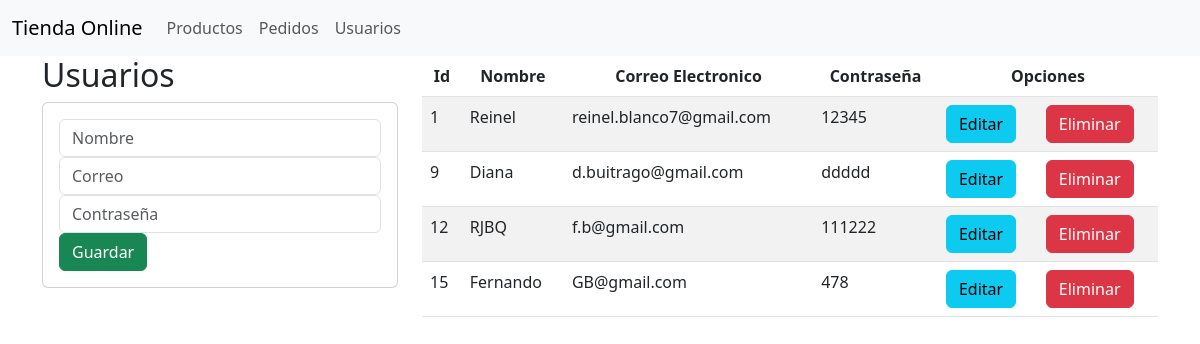
The app's page /usuarios/, older data.
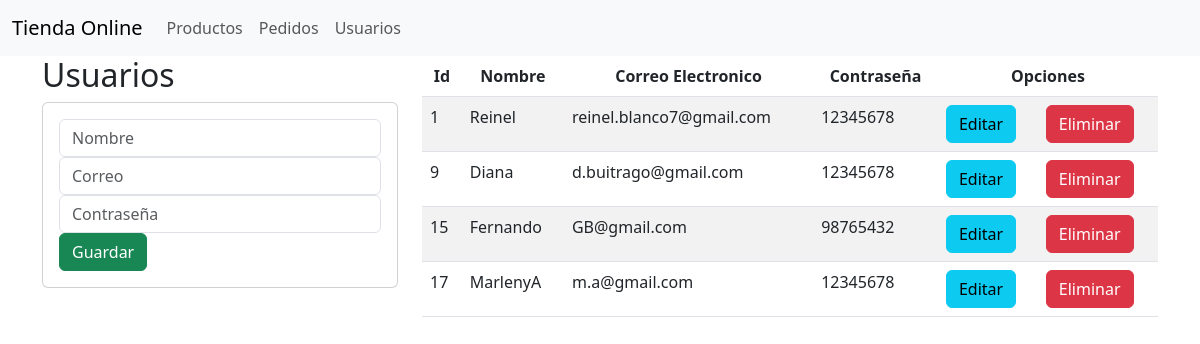
The same page, newer data.
### TiendaOnlineRJ/models.py (models this page shows)
class Usuario(models.Model):
    nombre = models.CharField(max_length=50)
    correo_electronico = models.CharField(max_length=50)
    contrasena = models.CharField(max_length=30)
    objects = models.Manager()
    class Meta:
        db_table = 'usuario'

### TiendaOnlineRJ/views.py (the view)
# urls.py: path('usuarios/', views.index),
def index(request):
    listaUsuarios = list(Usuario.objects.values())
    return render(request, 'usuarios.html', {"usuarios": listaUsuarios})

### TiendaOnlineRJ/templates/usuarios.html (shortened to what this page needs)
{% extends "./base.html" %}
{% block body %}
<div class="row">
    <div class="col-sm-12 col-md-6 col-lg-4 col-xl-4">
        <h2>Usuarios</h2>
        <div class="card">
            <div class="card-body">
                <form action="registrarUsuario/" method="POST"> {% csrf_token %}
                    <div class="form-group">
                        <input type="text" id="txtNombre" name="txtNombre" minlength="3" class="form-control" placeholder="Nombre" required>
                    </div>
                    <div class="form-group">
                        <input type="email" id="txtCorreo" name="txtCorreo" class="form-control" placeholder="Correo" required>
                    </div>
                    <div class="form-group">
                        <input type="text" id="txtContraseña" name="txtContraseña" minlength="8" class="form-control" placeholder="Contraseña" required>
                    </div>
                    <div class="form-group">
                        <button type="submit" class="btn btn-success btn-block text-white">Guardar</button>
                    </div>
                </form>
            </div>
        </div>
    </div>
    <div class="col-sm-12 col-md-6 col-lg-8 col-xl-8">
        <div class="table-responsive">
            <table class="table table-striped">
                <thead>
                    <tr>
                        <th class="centered">Id</th>
                        <th class="centered">Nombre</th>
                        <th class="centered">Correo Electronico</th>
                        <th class="centered">Contraseña</th>
                        <th colspan="2" class="centered">Opciones</th>
                    </tr>
                </thead>
                <tbody>
                    {% for u in usuarios %}
                    <tr>
                        <td>{{u.id}}</td>
                        <td>{{u.nombre}}</td>
                        <td>{{u.correo_electronico}}</td>
                        <td>{{u.contrasena}}</td>
                        <td><a href="editarUsuario/{{u.id}}" class="btn btn-info">Editar</a></td>
                        <td><a href="eliminarUsuario/{{u.id}}" class="btn btn-danger">Eliminar</a></td>
                    </tr>
                    {% endfor %}
                </tbody>
            </table>
        </div>
    </div>
</div>
{% endblock %}

Row changes from the older to the newer data that the page shows:
removed Usuario: id "12", nombre "RJBQ", correo_electronico "f.b@gmail.com", contrasena "111222"
changed Usuario "Reinel": contrasena "12345" → "12345678"
changed Usuario "Diana": contrasena "ddddd" → "12345678"
changed Usuario "Fernando": contrasena "478" → "98765432"
added Usuario: id "17", nombre "MarlenyA", correo_electronico "m.a@gmail.com", contrasena "12345678"
